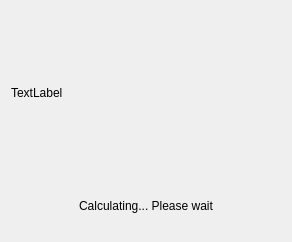
<?xml version="1.0" encoding="UTF-8"?>
<ui version="4.0">
 <class>RunDialog</class>
 <widget class="QDialog" name="RunDialog">
  <property name="geometry">
   <rect>
    <x>0</x>
    <y>0</y>
    <width>292</width>
    <height>242</height>
   </rect>
  </property>
  <property name="windowTitle">
   <string>Dialog</string>
  </property>
  <layout class="QGridLayout" name="gridLayout">
   <item row="0" column="0">
    <widget class="QLabel" name="label">
     <property name="text">
      <string>TextLabel</string>
     </property>
    </widget>
   </item>
   <item row="1" column="0">
    <widget class="QLabel" name="label_2">
     <property name="maximumSize">
      <size>
       <width>16777215</width>
       <height>50</height>
      </size>
     </property>
     <property name="frameShadow">
      <enum>QFrame::Raised</enum>
     </property>
     <property name="lineWidth">
      <number>1</number>
     </property>
     <property name="text">
      <string>Calculating... Please wait</string>
     </property>
     <property name="textFormat">
      <enum>Qt::RichText</enum>
     </property>
     <property name="scaledContents">
      <bool>false</bool>
     </property>
     <property name="alignment">
      <set>Qt::AlignCenter</set>
     </property>
    </widget>
   </item>
  </layout>
 </widget>
 <resources/>
 <connections/>
</ui>
